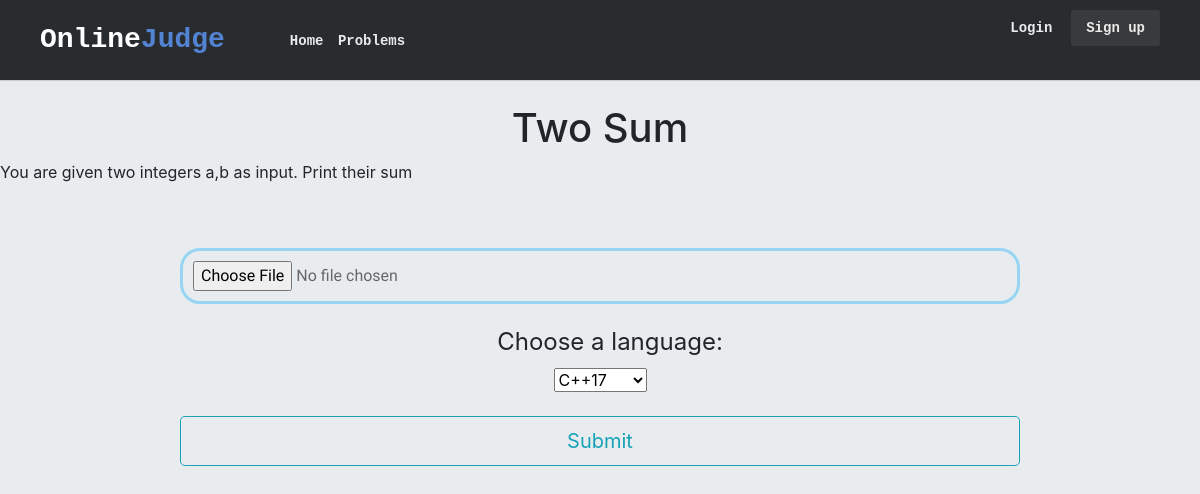
/judge/problems/1/, run on the app's committed database.
### judge/models.py (models this page shows)
class Problem(models.Model):
    problemId = models.IntegerField()
    problemName = models.CharField(max_length=100)
    problemText = models.TextField()
    difficulty = models.CharField(max_length=15)
    solveCount = models.IntegerField()
    score = models.FloatField()

### judge/views.py (the view)
# urls.py: path('problems/<int:problemId>/', views.detail, name='detail'),
def detail(request, problemId):
    problem = get_object_or_404(Problem, pk=problemId)
    return render(request, 'judge/detail.html', {'problem': problem})

### judge/templates/judge/detail.html (shortened to what this page needs)
{% load static %}
<html lang="en">
<head>
    <link rel="stylesheet" href="https://use.fontawesome.com/releases/v5.6.3/css/all.css"
>
    <link rel="stylesheet" href="https://stackpath.bootstrapcdn.com/bootstrap/4.2.1/css/bootstrap.min.css"
>
    <link rel="stylesheet" type="text/css" href="{% static 'judge/css/styles.css' %}">
</head>
<body>
    <header class="oj-header">
        <div class="oj-header-limiter">
            <h1><a href="{% url 'index' %}">Online<span>Judge</span></a></h1>
            <nav>
                <a href="{% url 'index' %}">Home</a>
                <a href="{% url 'problem' %}">Problems</a>
            </nav>
            <ul>
                <li><a href="/login" class="lightbox_trigger">Login</a></li>
                <li><a href="/register" class="lightbox_trigger">Sign up</a></li>
            </ul>
        </div>
    </header>
    <br>
    <h1 align="center">{{problem.problemName}}</h1>
    <p>{{problem.problemText}}</p>
    <br>
    <form enctype="multipart/form-data" action="{% url 'submit' problem.id %}" method="POST">
        <div align="center"><br>
            <input type="FILE" name="solution" id="solution" style="width:70%" required>
            <label for="lang">Choose a language:</label>
            <select name="lang" id="lang">
                <option value="cpp">C++17</option>
            </select>
            <br><br>
            <button type="submit" class="btn btn-outline-info btn-lg" style="height: 50px; width: 70% ">Submit</button>
        </div>
    </form>
</body>
</html>

### judge/static/judge/css/styles.css (style rules this page uses)
body { background-color: #E8ECEF; }
li a { color: green; }
.oj-header { background-color: #292c2f; box-shadow: 0 1px 1px #ccc; padding: 20px 40px; height: 80px; color: #ffffff; box-sizing: border-box; }
.oj-header .oj-header-limiter { max-width: 1200px; text-align: center; margin: 0 auto; }
.oj-header .oj-header-limiter h1 { float: left; font: normal 28px Cookie, Arial, Helvetica, sans-serif; line-height: 40px; margin: 0; }
.oj-header .oj-header-limiter h1 span { color: #5383d3; }
.oj-header .oj-header-limiter a { color: #ffffff; text-decoration: none; }
.oj-header .oj-header-limiter nav { font: 16px Arial, Helvetica, sans-serif; line-height: 40px; float: left; margin: 0 0 0 60px; padding: 0; }
.oj-header .oj-header-limiter nav a { font-size: 14px; display: inline-block; padding: 0 5px; opacity: 0.9; text-decoration: none; line-height: 1; }
.oj-header .oj-header-limiter ul { font: 14px Arial, Helvetica, sans-serif; list-style: none; line-height: 1; float: right; }
.oj-header .oj-header-limiter ul li { display: inline-block; margin-left: 15px; opacity: 0.9; }
.oj-header .oj-header-limiter ul li:last-child a { font-weight: bold; background-color: #3a3c3e; padding: 10px 15px; border-radius: 3px; }
body { margin: 0; padding: 0; }
label, input, textarea { display: block; }
input, textarea { width: 75%; border: none; border-radius: 20px; outline: none; padding: 10px; font-family: 'Sniglet', cursive; font-size: 1em; color: #676767; transition: border 0.5s; -webkit-transition: border 0.5s; -moz-transition: border 0.5s; -o-transition: border 0.5s; border: solid 3px #98d4f3; -webkit-box-sizing: border-box; -moz-box-sizing: border-box; box-sizing: border-box; }
label { font-size: 1.5em; margin-top: 20px; padding-left: 20px; }
a:link { color: black; font-family: Courier; font-weight: bold; text-decoration: none; }

### data on the page
Problem: problemName "Two Sum", problemText "You are given two integers a,b as input. Print their sum"
